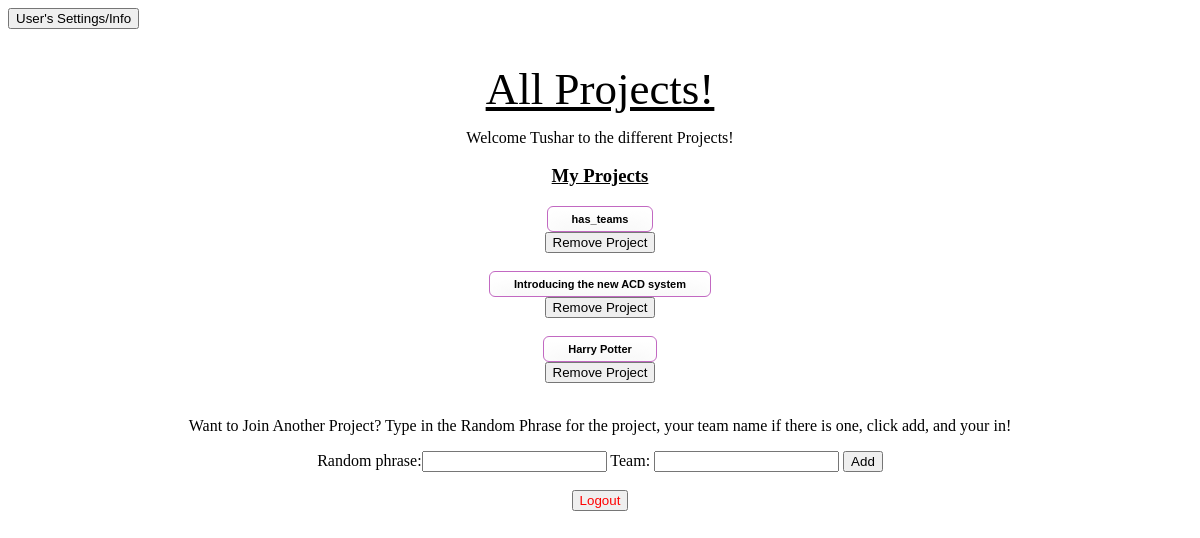
/quest/user_project_page/tdesai (signed in), run on the app's committed database.
### quest_extension/models.py (models this page shows)
class User(models.Model):
    user_ldap = models.CharField(max_length=45)
    user_first_name = models.CharField(max_length=45)
    user_last_name = models.CharField(max_length=45)
    user_email = models.CharField(max_length=45)
    user_password = models.CharField(max_length = 45)
    user_reset_password_pin = models.CharField(max_length = 5, null=True, default = None)

class Project(models.Model):
    project_name = models.CharField(max_length=1000)
    project_description = models.CharField(max_length=1000)
    project_random_phrase = models.CharField(max_length = 255, unique = True)
    project_admin_pin = models.CharField(max_length = 255, unique = True)
    project_editable = models.BooleanField()
    project_has_teams = models.BooleanField(default = False)

### quest_extension/views.py (the view)
# urls.py: path('user_project_page/<ldap>', views.get_user_project_page),
def get_user_project_page(request, ldap):
    if not validate_user_access(request, ldap):
        return HttpResponseRedirect('/quest/user_login')
    current_user = User.objects.get(user_ldap = ldap)
    user_projects = [user_project.project for user_project in UserProject.objects.filter(user = current_user)]
    user_project_ids = [project.id for project in user_projects]
    all_other_projects = [project for project in Project.objects.all() if project.id not in user_project_ids]
    add_new_project_form = AddNewProjectForm()
    context = {'current_user': current_user,
     'user_projects': user_projects,
      'all_other_projects': all_other_projects,
      'add_new_project_form': add_new_project_form}
    return render(request, 'quest_extension/user_project_page.html', context)

### quest_extension/forms.py
class AddNewProjectForm(forms.Form):
    random_phrase = forms.CharField()

### quest_extension/logic.py (called while the page is built)
def validate_user_access(request, ldap):
    return 'current_user_ldap' in request.session and request.session['current_user_ldap'] == ldap

### quest_extension/templates/quest_extension/user_project_page.html (shortened to what this page needs)
{% load static %}
<!DOCTYPE html>
<html lang="en">
    <head>
	<link rel="stylesheet" type="text/css" href="{% static 'quest_extension/user_project_page_style.css' %}">
    </head>
    <body>
    <form method='GET' action = '/quest/user_settings_info/{{current_user.user_ldap}}'>
        <button type='submit'>User's Settings/Info</button>
    </form>
    <div id = 'centered'>
        <h1>All Projects!</h1>
        <p>Welcome {{ current_user.user_first_name }} to the different Projects!</p>
        <h3> My Projects </h3>
        {% for project in user_projects %}
            <form method='GET', action = '/quest/user_home/{{ current_user.user_ldap }}/{{ project.id }}'>
                <div id= 'project_button'>
                    <button type='submit'>{{project.project_name}}</button>
                </div>
            </form>
            <form method='POST' action = '/quest/remove_user_project/{{ current_user.user_ldap }}'>
                <button onclick="return confirm('Are you sure you want to remove this project (All data submitted and all questions answered for this project will be deleted)?');" type = 'submit' name = 'remove_project' value = '{{ project.id }}'> Remove Project </button>
            </form>
            <br>
        {% endfor %}
        <p> Want to Join Another Project? Type in the Random Phrase for the project, your team name if
            there is one, click add,
            and your in!
        </p>
            <form id = 'add_new_project' method='POST' action = '/quest/add_user_project_page/{{ current_user.user_ldap }}'>
                {{ add_new_project_form }}
                Team: <input type = 'text', name = 'team'>
                <button type ='submit' name = 'project_id' value = '{{project.id}}'>Add</button>
            </form>
            <br>
            <div id= 'logout'>
            <form method='POST' action = '/quest/user_logout/{{ current_user.user_ldap}}'>
                    <button type = 'submit', name = 'logout'>Logout</button>
                </form>
            </div>
        </div>
    </body>
</html>

### quest_extension/static/quest_extension/user_project_page_style.css (style rules this page uses)
#centered { text-align: center; }
h1 { padding-top: 3%; text-decoration: underline; color: black; font-family: 'Trocchi', serif; font-size: 45px; font-weight: normal; line-height: 48px; margin: 0; }
h3 { text-decoration: underline; }
input { display: inline-block; }
#logout button { color:red; }
#project_button button { -moz-box-shadow:inset 0px 5px 23px 0px #ffffff; -webkit-box-shadow:inset 0px 5px 23px 0px #ffffff; box-shadow:inset 0px 5px 23px 0px #ffffff; background:-webkit-gradient(linear, left top, left bottom, color-stop(0.05, #ffffff), color-stop(1, #f6f6f6)); background:-moz-linear-gradient(top, #ffffff 5%, #f6f6f6 100%); background:-webkit-linear-gradient(top, #ffffff 5%, #f6f6f6 100%); background:-o-linear-gradient(top, #ffffff 5%, #f6f6f6 100%); background:-ms-linear-gradient(top, #ffffff 5%, #f6f6f6 100%); background:linear-gradient(to bottom, #ffffff 5%, #f6f6f6 100%); filter:progid:DXImageTransform.Microsoft.gradient(startColorstr='#ffffff', endColorstr='#f6f6f6',GradientType=0); background-color:#ffffff; -moz-border-radius:6px; -webkit-border-radius:6px; border-radius:6px; border:1.5px solid #c269c2; display:inline-block; cursor:pointer; color:black; font-family:Arial; font-size:11px; font-weight:bold; padding:6px 24px; text-decoration:none; }

### data on the page
User: user_first_name "Tushar"
Project: project_name "has_teams", {{ project.id }} 61 (drawn)
Project: project_name "Introducing the new ACD system", {{ project.id }} 76 (drawn)
Project: project_name "Harry Potter", {{ project.id }} 12 (drawn)
